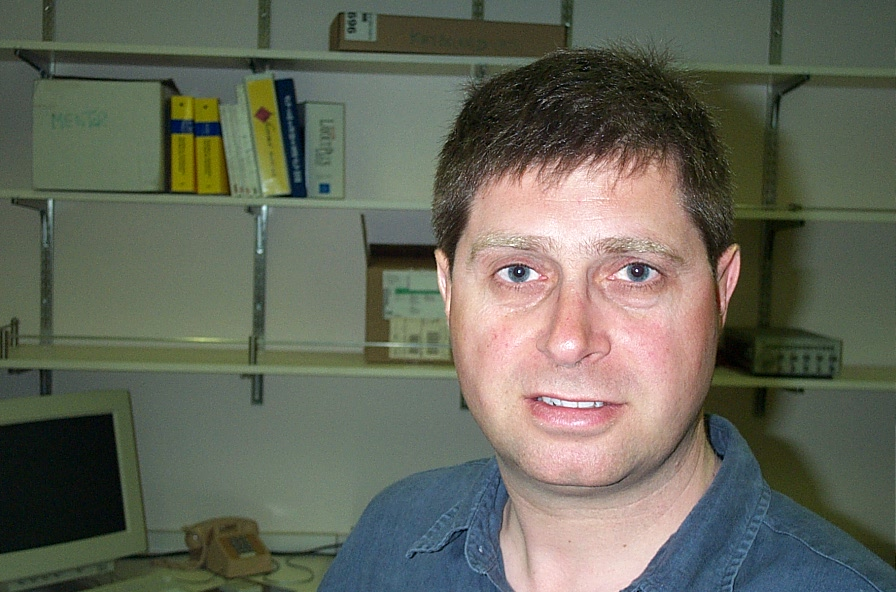
#> input picture day5/faces/testing/Bob/image_0019.jpg, 896 x 592 px, given in place of the camera
$ python more.py
#> lines starting #> are read from the running program, lines starting #| are printed output that depends on the picture
import cv2 as cv
import numpy as np


# 开启摄像头
def video_start():
    capture = cv.VideoCapture(0)                # 开启摄像头
    while True:
        ret, image = capture.read()
#> image is the input picture: shape (592, 896, 3); mean B, G, R 90.5, 103.5, 101.6
        image = cv.flip(image, 1)               # 图像反转
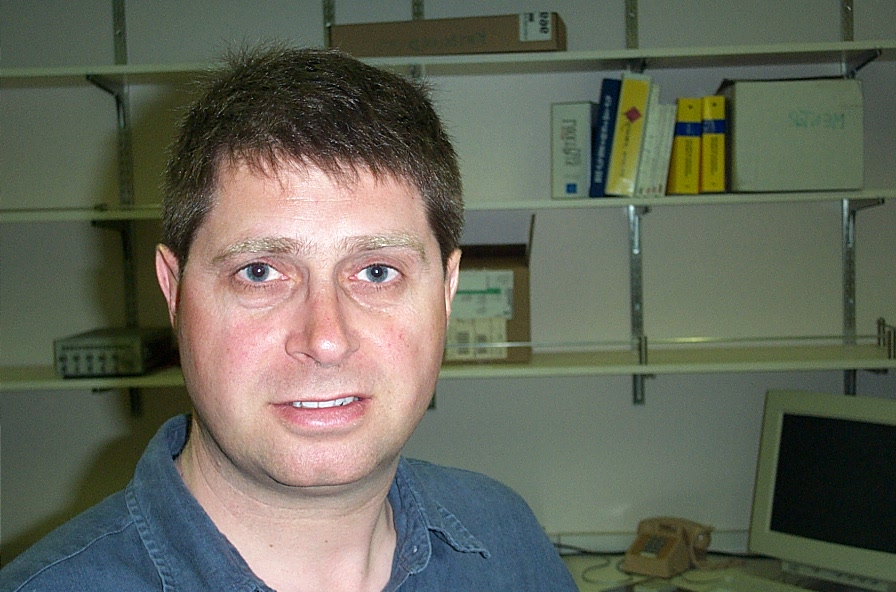
#> image: shape (592, 896, 3); mean B, G, R 90.5, 103.5, 101.6
        dst = gaussian_blur(image)
#> in gaussian_blur, `dst = cv.GaussianBlur(image, (15, 15), 50)`:
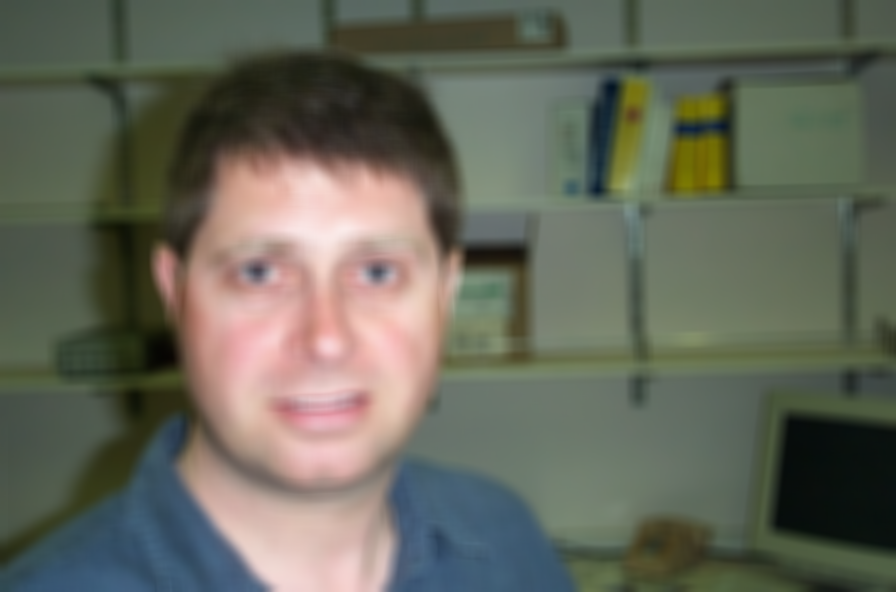
#> dst: shape (592, 896, 3); mean B, G, R 90.5, 103.5, 101.6
        # dst = shift(image)              # 镜头效果
        cv.imshow("video", dst)

        key = cv.waitKey(10)
#> (key q is pressed here)
        if key == ord('j'):  # 镜头效果
            dst = gaussian_blur(image)
            cv.imshow("video", dst)


        key = cv.waitKey(10)
#> (key q is pressed here)
        if key == ord('m'):  # 水彩效果
            dst = shift(image)
            cv.imshow("video", dst)

        key = cv.waitKey(10)
#> (key q is pressed here)
        if key == ord('q'):                     # 按q键退出
            print("over")
            break


# -------------效果示例------------------
# 平面模糊效果
def blur(image):
    dst = cv.blur(image, (15, 1))      # 水平模糊， 竖直模糊
    return dst


# 中值模糊效果
def median_blur(image):
    dst = cv.medianBlur(image, 15)
    return dst


# 均值模糊效果
# [4 lines left out: function custom_blur, not called in this run]


# 高斯模糊效果
def gaussian_blur(image):
    dst = cv.GaussianBlur(image, (15, 15), 50)     # 15x15
    return dst


# 美颜效果
def beauty(image):
    dst = cv.bilateralFilter(image, 0, 100, 13)
    return dst


# 水彩画效果
def shift(image):
    dst = cv.pyrMeanShiftFiltering(image, 10, 50)
    return dst


# 图片对比度增强
# [63 lines left out: functions equal_hist, clahe, threshold, local_threshold, sobel_x, sobel_y and 3 more, not called in this run]


if __name__ == "__main__":
    video_start()
    cv.destroyAllWindows()

$ run again, on day5/faces/testing/Bob/image_0020.jpg
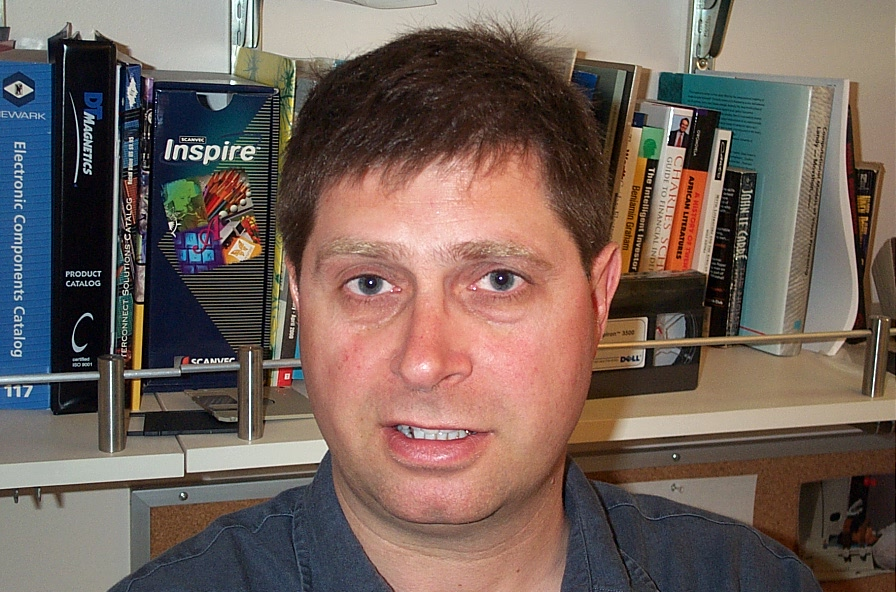
#> input picture day5/faces/testing/Bob/image_0020.jpg, 896 x 592 px, given in place of the camera
#> in video_start, image is the input picture: shape (592, 896, 3); mean B, G, R 90.4, 98, 114.4
#> in video_start, `image = cv.flip(image, 1)`:
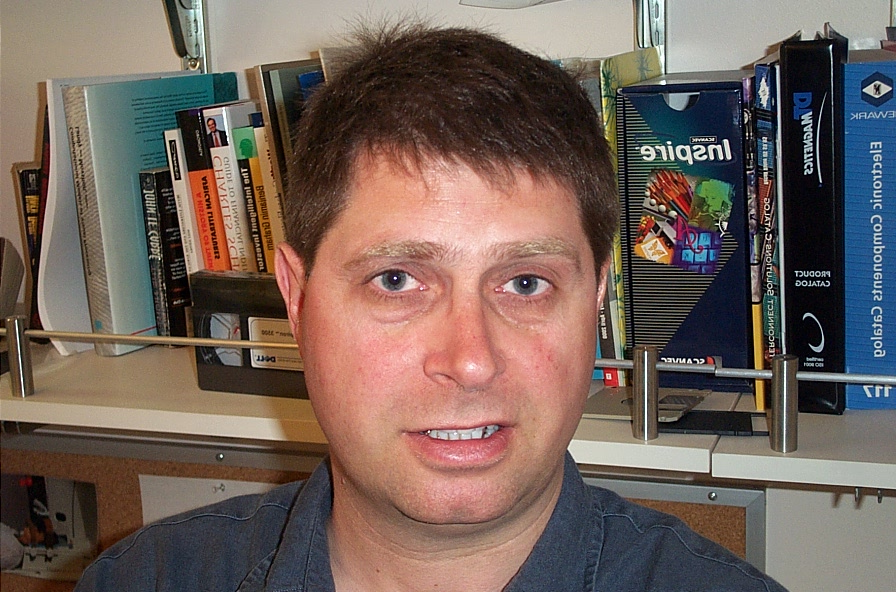
#> image: shape (592, 896, 3); mean B, G, R 90.4, 98, 114.4
#> in gaussian_blur, `dst = cv.GaussianBlur(image, (15, 15), 50)`:
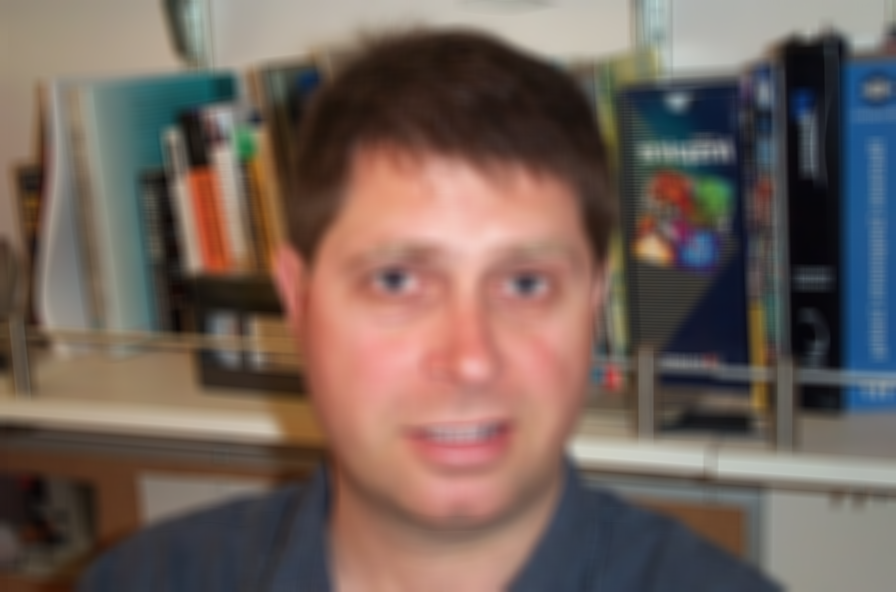
#> dst: shape (592, 896, 3); mean B, G, R 90.4, 98, 114.4

$ run again, on day5/faces/testing/Bob/image_0021.jpg
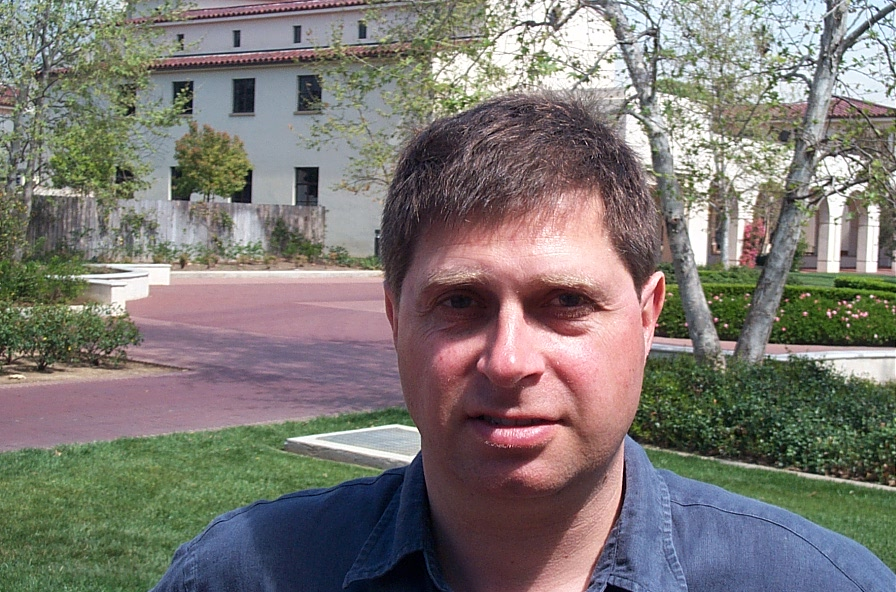
#> input picture day5/faces/testing/Bob/image_0021.jpg, 896 x 592 px, given in place of the camera
#> in video_start, image is the input picture: shape (592, 896, 3); mean B, G, R 115.2, 119.9, 124.6
#> in video_start, `image = cv.flip(image, 1)`:
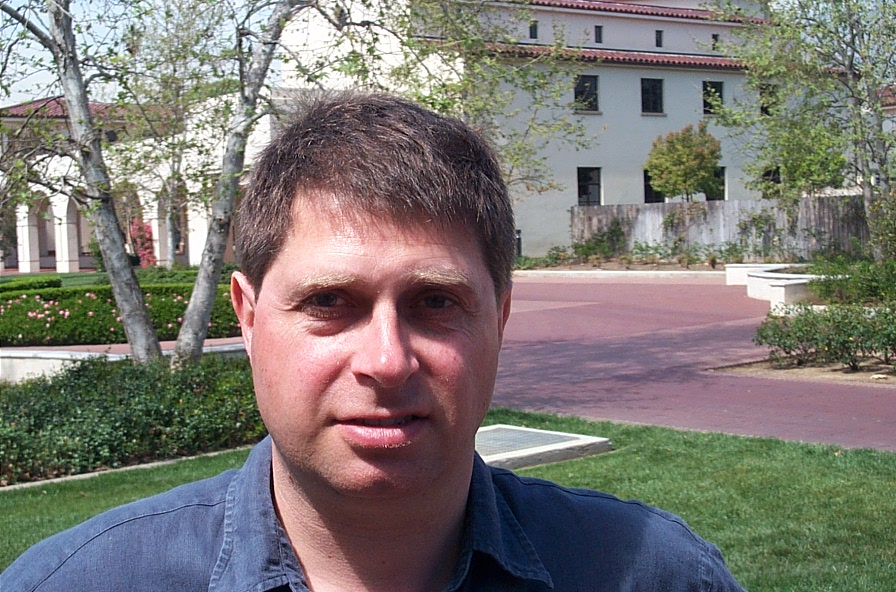
#> image: shape (592, 896, 3); mean B, G, R 115.2, 119.9, 124.6
#> in gaussian_blur, `dst = cv.GaussianBlur(image, (15, 15), 50)`:
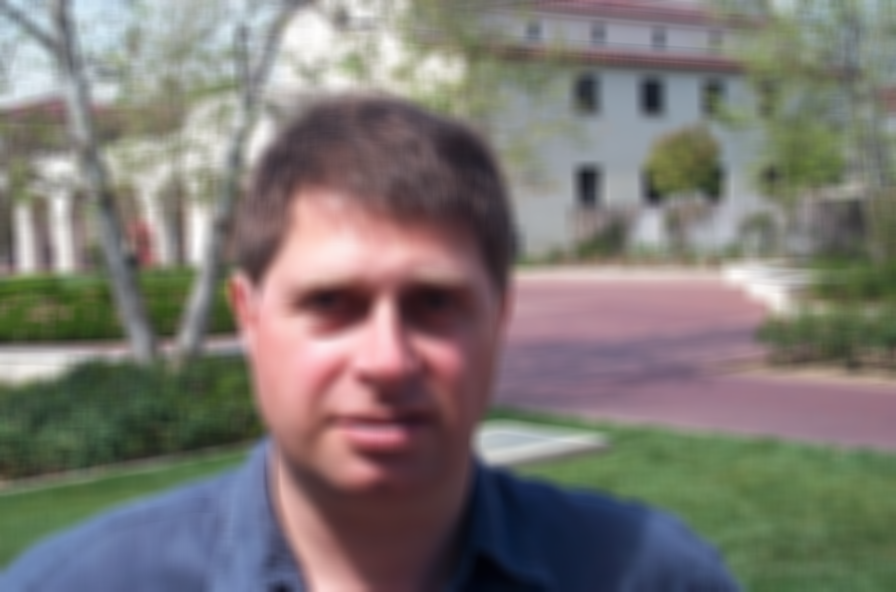
#> dst: shape (592, 896, 3); mean B, G, R 115.2, 119.9, 124.6
